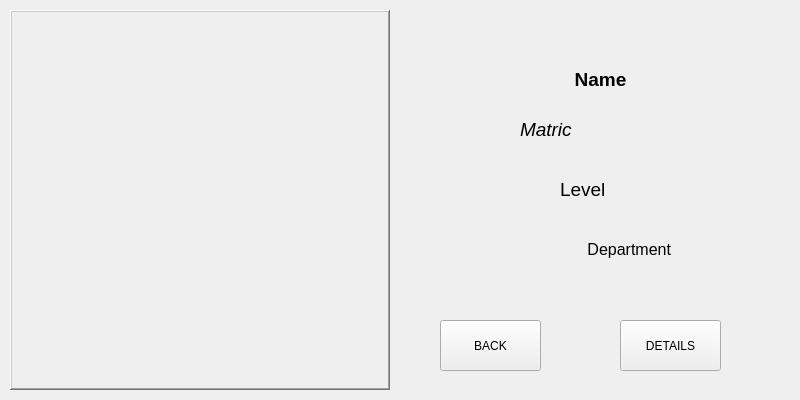
<?xml version="1.0" encoding="UTF-8"?>
<ui version="4.0">
 <class>BasicInfoWidget</class>
 <widget class="QWidget" name="BasicInfoWidget">
  <property name="geometry">
   <rect>
    <x>0</x>
    <y>0</y>
    <width>800</width>
    <height>400</height>
   </rect>
  </property>
  <property name="windowTitle">
   <string>Basic Information</string>
  </property>
  <widget class="QLabel" name="studentPicture">
   <property name="geometry">
    <rect>
     <x>10</x>
     <y>10</y>
     <width>380</width>
     <height>380</height>
    </rect>
   </property>
   <property name="autoFillBackground">
    <bool>true</bool>
   </property>
   <property name="frameShape">
    <enum>QFrame::WinPanel</enum>
   </property>
   <property name="frameShadow">
    <enum>QFrame::Raised</enum>
   </property>
   <property name="text">
    <string/>
   </property>
   <property name="pixmap">
    <pixmap>../../Project CodeBase/Main Window/Student Images/2461.jpg</pixmap>
   </property>
   <property name="scaledContents">
    <bool>true</bool>
   </property>
  </widget>
  <widget class="QLabel" name="studentName">
   <property name="geometry">
    <rect>
     <x>410</x>
     <y>60</y>
     <width>381</width>
     <height>39</height>
    </rect>
   </property>
   <property name="font">
    <font>
     <pointsize>14</pointsize>
     <weight>75</weight>
     <italic>false</italic>
     <bold>true</bold>
    </font>
   </property>
   <property name="text">
    <string>Name</string>
   </property>
   <property name="scaledContents">
    <bool>false</bool>
   </property>
   <property name="alignment">
    <set>Qt::AlignCenter</set>
   </property>
  </widget>
  <widget class="QLabel" name="studentDepartment">
   <property name="geometry">
    <rect>
     <x>470</x>
     <y>230</y>
     <width>201</width>
     <height>39</height>
    </rect>
   </property>
   <property name="font">
    <font>
     <pointsize>12</pointsize>
     <weight>50</weight>
     <bold>false</bold>
    </font>
   </property>
   <property name="text">
    <string>Department</string>
   </property>
   <property name="alignment">
    <set>Qt::AlignRight|Qt::AlignTrailing|Qt::AlignVCenter</set>
   </property>
  </widget>
  <widget class="QLabel" name="studentLevel">
   <property name="geometry">
    <rect>
     <x>560</x>
     <y>170</y>
     <width>61</width>
     <height>39</height>
    </rect>
   </property>
   <property name="font">
    <font>
     <pointsize>14</pointsize>
     <weight>50</weight>
     <bold>false</bold>
    </font>
   </property>
   <property name="text">
    <string>Level</string>
   </property>
   <property name="scaledContents">
    <bool>false</bool>
   </property>
   <property name="wordWrap">
    <bool>true</bool>
   </property>
  </widget>
  <widget class="QLabel" name="studentMatric">
   <property name="geometry">
    <rect>
     <x>520</x>
     <y>110</y>
     <width>121</width>
     <height>39</height>
    </rect>
   </property>
   <property name="font">
    <font>
     <pointsize>14</pointsize>
     <weight>50</weight>
     <italic>true</italic>
     <bold>false</bold>
    </font>
   </property>
   <property name="text">
    <string>Matric</string>
   </property>
  </widget>
  <widget class="QPushButton" name="displayFullDetailsButton">
   <property name="geometry">
    <rect>
     <x>620</x>
     <y>320</y>
     <width>101</width>
     <height>51</height>
    </rect>
   </property>
   <property name="text">
    <string>DETAILS</string>
   </property>
  </widget>
  <widget class="QPushButton" name="displayHomepageButton">
   <property name="geometry">
    <rect>
     <x>440</x>
     <y>320</y>
     <width>101</width>
     <height>51</height>
    </rect>
   </property>
   <property name="text">
    <string>BACK</string>
   </property>
  </widget>
 </widget>
 <resources/>
 <connections/>
</ui>
